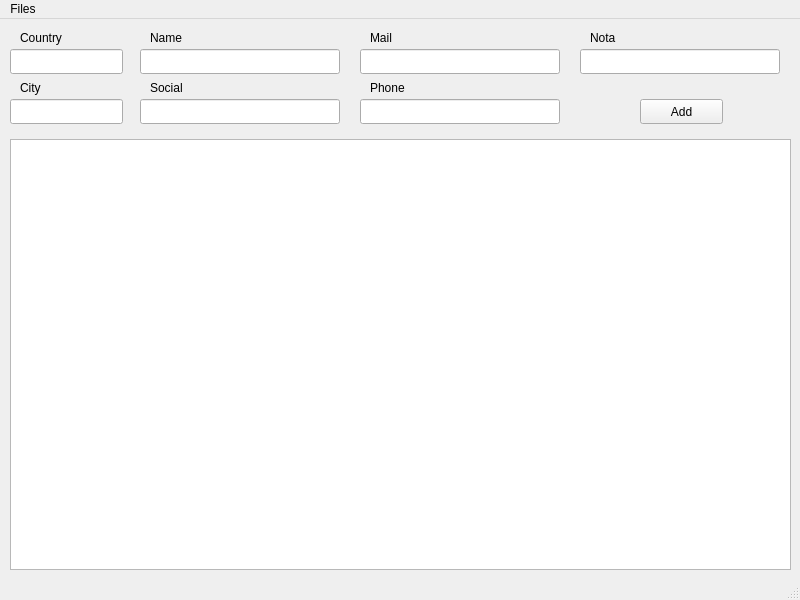
<?xml version="1.0" encoding="UTF-8"?>
<ui version="4.0">
 <class>MainWindow</class>
 <widget class="QMainWindow" name="MainWindow">
  <property name="geometry">
   <rect>
    <x>0</x>
    <y>0</y>
    <width>800</width>
    <height>600</height>
   </rect>
  </property>
  <property name="windowTitle">
   <string>MainWindow</string>
  </property>
  <widget class="QWidget" name="centralwidget">
   <widget class="QLabel" name="country_label">
    <property name="geometry">
     <rect>
      <x>20</x>
      <y>10</y>
      <width>64</width>
      <height>17</height>
     </rect>
    </property>
    <property name="text">
     <string>Country</string>
    </property>
   </widget>
   <widget class="QLabel" name="city_label">
    <property name="geometry">
     <rect>
      <x>20</x>
      <y>60</y>
      <width>64</width>
      <height>17</height>
     </rect>
    </property>
    <property name="text">
     <string>City</string>
    </property>
   </widget>
   <widget class="QLabel" name="mail_label">
    <property name="geometry">
     <rect>
      <x>370</x>
      <y>10</y>
      <width>64</width>
      <height>17</height>
     </rect>
    </property>
    <property name="text">
     <string>Mail</string>
    </property>
   </widget>
   <widget class="QLabel" name="name_label">
    <property name="geometry">
     <rect>
      <x>150</x>
      <y>10</y>
      <width>64</width>
      <height>17</height>
     </rect>
    </property>
    <property name="text">
     <string>Name</string>
    </property>
   </widget>
   <widget class="QLabel" name="phone_label">
    <property name="geometry">
     <rect>
      <x>370</x>
      <y>60</y>
      <width>64</width>
      <height>17</height>
     </rect>
    </property>
    <property name="text">
     <string>Phone</string>
    </property>
   </widget>
   <widget class="QPushButton" name="add_btn">
    <property name="geometry">
     <rect>
      <x>640</x>
      <y>80</y>
      <width>83</width>
      <height>25</height>
     </rect>
    </property>
    <property name="text">
     <string>Add</string>
    </property>
   </widget>
   <widget class="QTableWidget" name="main_table">
    <property name="geometry">
     <rect>
      <x>10</x>
      <y>120</y>
      <width>781</width>
      <height>431</height>
     </rect>
    </property>
   </widget>
   <widget class="QLabel" name="social_label">
    <property name="geometry">
     <rect>
      <x>150</x>
      <y>60</y>
      <width>81</width>
      <height>17</height>
     </rect>
    </property>
    <property name="text">
     <string>Social</string>
    </property>
   </widget>
   <widget class="QLineEdit" name="country_input">
    <property name="geometry">
     <rect>
      <x>10</x>
      <y>30</y>
      <width>113</width>
      <height>25</height>
     </rect>
    </property>
   </widget>
   <widget class="QLineEdit" name="city_input">
    <property name="geometry">
     <rect>
      <x>10</x>
      <y>80</y>
      <width>113</width>
      <height>25</height>
     </rect>
    </property>
   </widget>
   <widget class="QLineEdit" name="name_input">
    <property name="geometry">
     <rect>
      <x>140</x>
      <y>30</y>
      <width>200</width>
      <height>25</height>
     </rect>
    </property>
   </widget>
   <widget class="QLineEdit" name="social_input">
    <property name="geometry">
     <rect>
      <x>140</x>
      <y>80</y>
      <width>200</width>
      <height>25</height>
     </rect>
    </property>
   </widget>
   <widget class="QLineEdit" name="mail_input">
    <property name="geometry">
     <rect>
      <x>360</x>
      <y>30</y>
      <width>200</width>
      <height>25</height>
     </rect>
    </property>
   </widget>
   <widget class="QLineEdit" name="phone_input">
    <property name="geometry">
     <rect>
      <x>360</x>
      <y>80</y>
      <width>200</width>
      <height>25</height>
     </rect>
    </property>
   </widget>
   <widget class="QLabel" name="nota_label">
    <property name="geometry">
     <rect>
      <x>590</x>
      <y>10</y>
      <width>64</width>
      <height>17</height>
     </rect>
    </property>
    <property name="text">
     <string>Nota</string>
    </property>
   </widget>
   <widget class="QLineEdit" name="nota_input">
    <property name="geometry">
     <rect>
      <x>580</x>
      <y>30</y>
      <width>200</width>
      <height>25</height>
     </rect>
    </property>
   </widget>
  </widget>
  <widget class="QMenuBar" name="menubar">
   <property name="geometry">
    <rect>
     <x>0</x>
     <y>0</y>
     <width>800</width>
     <height>22</height>
    </rect>
   </property>
   <widget class="QMenu" name="menuFiles">
    <property name="title">
     <string>Files</string>
    </property>
    <addaction name="actionOpen"/>
    <addaction name="separator"/>
    <addaction name="actionSave"/>
   </widget>
   <addaction name="menuFiles"/>
  </widget>
  <widget class="QStatusBar" name="statusbar"/>
  <action name="actionOpen">
   <property name="text">
    <string>Open</string>
   </property>
  </action>
  <action name="actionSave">
   <property name="text">
    <string>Save</string>
   </property>
  </action>
 </widget>
 <resources/>
 <connections/>
</ui>
